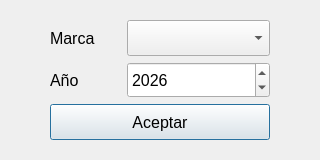
<?xml version="1.0" encoding="UTF-8"?>
<ui version="4.0">
 <class>Modelos</class>
 <widget class="QDialog" name="Modelos">
  <property name="geometry">
   <rect>
    <x>0</x>
    <y>0</y>
    <width>320</width>
    <height>160</height>
   </rect>
  </property>
  <property name="minimumSize">
   <size>
    <width>320</width>
    <height>160</height>
   </size>
  </property>
  <property name="maximumSize">
   <size>
    <width>320</width>
    <height>160</height>
   </size>
  </property>
  <property name="font">
   <font>
    <pointsize>12</pointsize>
   </font>
  </property>
  <property name="windowTitle">
   <string>Modelo</string>
  </property>
  <property name="windowIcon">
   <iconset theme="QIcon::ThemeIcon::EditSelectAll"/>
  </property>
  <layout class="QGridLayout" name="gridLayout" rowstretch="1,1,1" columnstretch="1,2" rowminimumheight="1,1,2">
   <property name="leftMargin">
    <number>50</number>
   </property>
   <property name="topMargin">
    <number>20</number>
   </property>
   <property name="rightMargin">
    <number>50</number>
   </property>
   <property name="bottomMargin">
    <number>20</number>
   </property>
   <item row="0" column="0">
    <widget class="QLabel" name="label">
     <property name="sizePolicy">
      <sizepolicy hsizetype="Preferred" vsizetype="Expanding">
       <horstretch>0</horstretch>
       <verstretch>0</verstretch>
      </sizepolicy>
     </property>
     <property name="font">
      <font>
       <pointsize>12</pointsize>
      </font>
     </property>
     <property name="text">
      <string>Marca</string>
     </property>
    </widget>
   </item>
   <item row="0" column="1">
    <widget class="QComboBox" name="cboxMarcaG">
     <property name="sizePolicy">
      <sizepolicy hsizetype="Preferred" vsizetype="Expanding">
       <horstretch>0</horstretch>
       <verstretch>0</verstretch>
      </sizepolicy>
     </property>
     <property name="font">
      <font>
       <pointsize>12</pointsize>
      </font>
     </property>
     <item>
      <property name="text">
       <string/>
      </property>
     </item>
    </widget>
   </item>
   <item row="1" column="0">
    <widget class="QLabel" name="label_2">
     <property name="sizePolicy">
      <sizepolicy hsizetype="Preferred" vsizetype="Expanding">
       <horstretch>0</horstretch>
       <verstretch>0</verstretch>
      </sizepolicy>
     </property>
     <property name="font">
      <font>
       <pointsize>12</pointsize>
      </font>
     </property>
     <property name="text">
      <string>Año</string>
     </property>
    </widget>
   </item>
   <item row="1" column="1">
    <widget class="QDateEdit" name="yearG">
     <property name="sizePolicy">
      <sizepolicy hsizetype="Minimum" vsizetype="Expanding">
       <horstretch>0</horstretch>
       <verstretch>0</verstretch>
      </sizepolicy>
     </property>
     <property name="font">
      <font>
       <pointsize>12</pointsize>
      </font>
     </property>
     <property name="displayFormat">
      <string>yyyy</string>
     </property>
     <property name="calendarPopup">
      <bool>false</bool>
     </property>
     <property name="date">
      <date>
       <year>2026</year>
       <month>6</month>
       <day>18</day>
      </date>
     </property>
    </widget>
   </item>
   <item row="2" column="0" colspan="2">
    <widget class="QPushButton" name="btnAceptarG">
     <property name="sizePolicy">
      <sizepolicy hsizetype="Minimum" vsizetype="Expanding">
       <horstretch>0</horstretch>
       <verstretch>0</verstretch>
      </sizepolicy>
     </property>
     <property name="text">
      <string>Aceptar</string>
     </property>
    </widget>
   </item>
  </layout>
 </widget>
 <resources/>
 <connections/>
</ui>
